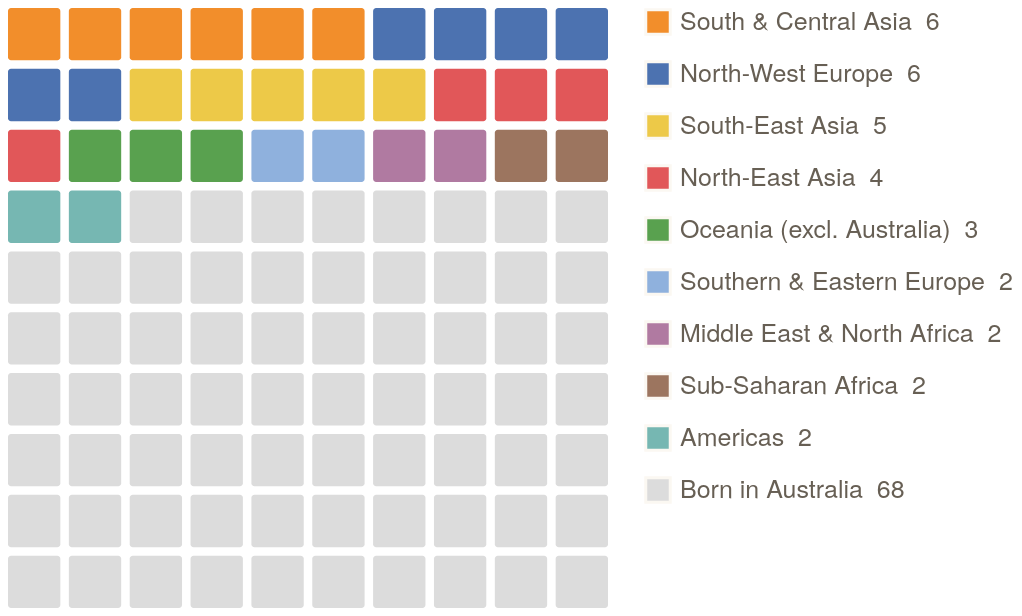

Express this chart as Vega-Lite.
### Vega-Lite specification from a JSON file in a GitHub repository (floating-point values rounded to 4 significant figures)
{"$schema": "https://vega.github.io/schema/vega-lite/v5.json", "config": {"background": null, "font": "IBM Plex Sans, Helvetica Neue, Arial, sans-serif", "padding": 4, "view": {"stroke": null}, "axis": {"labelColor": "#675f54", "titleColor": "#675f54", "gridColor": "#d8cfbf", "domainColor": "#d8cfbf", "tickColor": "#d8cfbf", "labelFont": "IBM Plex Sans, Helvetica Neue, Arial, sans-serif", "labelFontSize": 11, "titleFont": "IBM Plex Sans, Helvetica Neue, Arial, sans-serif", "titleFontWeight": 500, "titleFontSize": 11.5}, "legend": {"labelColor": "#675f54", "titleColor": "#25221d", "labelFont": "IBM Plex Sans, Helvetica Neue, Arial, sans-serif", "titleFont": "IBM Plex Sans, Helvetica Neue, Arial, sans-serif", "titleFontWeight": 600, "labelFontSize": 12, "titleFontSize": 12, "symbolStrokeColor": "#fbf8f2"}, "text": {"color": "#25221d", "font": "IBM Plex Sans, Helvetica Neue, Arial, sans-serif"}, "tooltipFormat": {"numberFormat": ",.0f"}}, "width": 300, "height": 300, "data": {"values": [{"region": "South & Central Asia", "n": 1746360, "pct": 6.3, "label": "Born in South & Central Asia", "i": 0, "col": 0, "row": 0}, {"region": "South & Central Asia", "n": 1746360, "pct": 6.3, "label": "Born in South & Central Asia", "i": 1, "col": 1, "row": 0}, {"region": "South & Central Asia", "n": 1746360, "pct": 6.3, "label": "Born in South & Central Asia", "i": 2, "col": 2, "row": 0}, {"region": "South & Central Asia", "n": 1746360, "pct": 6.3, "label": "Born in South & Central Asia", "i": 3, "col": 3, "row": 0}, {"region": "South & Central Asia", "n": 1746360, "pct": 6.3, "label": "Born in South & Central Asia", "i": 4, "col": 4, "row": 0}, {"region": "South & Central Asia", "n": 1746360, "pct": 6.3, "label": "Born in South & Central Asia", "i": 5, "col": 5, "row": 0}, {"region": "North-West Europe", "n": 1548800, "pct": 5.6, "label": "Born in North-West Europe", "i": 6, "col": 6, "row": 0}, {"region": "North-West Europe", "n": 1548800, "pct": 5.6, "label": "Born in North-West Europe", "i": 7, "col": 7, "row": 0}, {"region": "North-West Europe", "n": 1548800, "pct": 5.6, "label": "Born in North-West Europe", "i": 8, "col": 8, "row": 0}, {"region": "North-West Europe", "n": 1548800, "pct": 5.6, "label": "Born in North-West Europe", "i": 9, "col": 9, "row": 0}, {"region": "North-West Europe", "n": 1548800, "pct": 5.6, "label": "Born in North-West Europe", "i": 10, "col": 0, "row": 1}, {"region": "North-West Europe", "n": 1548800, "pct": 5.6, "label": "Born in North-West Europe", "i": 11, "col": 1, "row": 1}, {"region": "South-East Asia", "n": 1365980, "pct": 4.9, "label": "Born in South-East Asia", "i": 12, "col": 2, "row": 1}, {"region": "South-East Asia", "n": 1365980, "pct": 4.9, "label": "Born in South-East Asia", "i": 13, "col": 3, "row": 1}, {"region": "South-East Asia", "n": 1365980, "pct": 4.9, "label": "Born in South-East Asia", "i": 14, "col": 4, "row": 1}, {"region": "South-East Asia", "n": 1365980, "pct": 4.9, "label": "Born in South-East Asia", "i": 15, "col": 5, "row": 1}, {"region": "South-East Asia", "n": 1365980, "pct": 4.9, "label": "Born in South-East Asia", "i": 16, "col": 6, "row": 1}, {"region": "North-East Asia", "n": 1129440, "pct": 4.1, "label": "Born in North-East Asia", "i": 17, "col": 7, "row": 1}, {"region": "North-East Asia", "n": 1129440, "pct": 4.1, "label": "Born in North-East Asia", "i": 18, "col": 8, "row": 1}, {"region": "North-East Asia", "n": 1129440, "pct": 4.1, "label": "Born in North-East Asia", "i": 19, "col": 9, "row": 1}, {"region": "North-East Asia", "n": 1129440, "pct": 4.1, "label": "Born in North-East Asia", "i": 20, "col": 0, "row": 2}, {"region": "Oceania (excl. Australia)", "n": 866840, "pct": 3.1, "label": "Born in Oceania (excl. Australia)", "i": 21, "col": 1, "row": 2}, {"region": "Oceania (excl. Australia)", "n": 866840, "pct": 3.1, "label": "Born in Oceania (excl. Australia)", "i": 22, "col": 2, "row": 2}, {"region": "Oceania (excl. Australia)", "n": 866840, "pct": 3.1, "label": "Born in Oceania (excl. Australia)", "i": 23, "col": 3, "row": 2}, {"region": "Southern & Eastern Europe", "n": 666600, "pct": 2.4, "label": "Born in Southern & Eastern Europe", "i": 24, "col": 4, "row": 2}, {"region": "Southern & Eastern Europe", "n": 666600, "pct": 2.4, "label": "Born in Southern & Eastern Europe", "i": 25, "col": 5, "row": 2}, {"region": "Middle East & North Africa", "n": 559890, "pct": 2, "label": "Born in Middle East & North Africa", "i": 26, "col": 6, "row": 2}, {"region": "Middle East & North Africa", "n": 559890, "pct": 2, "label": "Born in Middle East & North Africa", "i": 27, "col": 7, "row": 2}, {"region": "Sub-Saharan Africa", "n": 480090, "pct": 1.7, "label": "Born in Sub-Saharan Africa", "i": 28, "col": 8, "row": 2}, {"region": "Sub-Saharan Africa", "n": 480090, "pct": 1.7, "label": "Born in Sub-Saharan Africa", "i": 29, "col": 9, "row": 2}, {"region": "Americas", "n": 469830, "pct": 1.7, "label": "Born in Americas", "i": 30, "col": 0, "row": 3}, {"region": "Americas", "n": 469830, "pct": 1.7, "label": "Born in Americas", "i": 31, "col": 1, "row": 3}, {"region": "Australia", "n": 18779950, "pct": 68, "label": "Born in Australia", "i": 32, "col": 2, "row": 3}, {"region": "Australia", "n": 18779950, "pct": 68, "label": "Born in Australia", "i": 33, "col": 3, "row": 3}, {"region": "Australia", "n": 18779950, "pct": 68, "label": "Born in Australia", "i": 34, "col": 4, "row": 3}, {"region": "Australia", "n": 18779950, "pct": 68, "label": "Born in Australia", "i": 35, "col": 5, "row": 3}, {"region": "Australia", "n": 18779950, "pct": 68, "label": "Born in Australia", "i": 36, "col": 6, "row": 3}, {"region": "Australia", "n": 18779950, "pct": 68, "label": "Born in Australia", "i": 37, "col": 7, "row": 3}, {"region": "Australia", "n": 18779950, "pct": 68, "label": "Born in Australia", "i": 38, "col": 8, "row": 3}, {"region": "Australia", "n": 18779950, "pct": 68, "label": "Born in Australia", "i": 39, "col": 9, "row": 3}, {"region": "Australia", "n": 18779950, "pct": 68, "label": "Born in Australia", "i": 40, "col": 0, "row": 4}, {"region": "Australia", "n": 18779950, "pct": 68, "label": "Born in Australia", "i": 41, "col": 1, "row": 4}, {"region": "Australia", "n": 18779950, "pct": 68, "label": "Born in Australia", "i": 42, "col": 2, "row": 4}, {"region": "Australia", "n": 18779950, "pct": 68, "label": "Born in Australia", "i": 43, "col": 3, "row": 4}, {"region": "Australia", "n": 18779950, "pct": 68, "label": "Born in Australia", "i": 44, "col": 4, "row": 4}, {"region": "Australia", "n": 18779950, "pct": 68, "label": "Born in Australia", "i": 45, "col": 5, "row": 4}, {"region": "Australia", "n": 18779950, "pct": 68, "label": "Born in Australia", "i": 46, "col": 6, "row": 4}, {"region": "Australia", "n": 18779950, "pct": 68, "label": "Born in Australia", "i": 47, "col": 7, "row": 4}, {"region": "Australia", "n": 18779950, "pct": 68, "label": "Born in Australia", "i": 48, "col": 8, "row": 4}, {"region": "Australia", "n": 18779950, "pct": 68, "label": "Born in Australia", "i": 49, "col": 9, "row": 4}, {"region": "Australia", "n": 18779950, "pct": 68, "label": "Born in Australia", "i": 50, "col": 0, "row": 5}, {"region": "Australia", "n": 18779950, "pct": 68, "label": "Born in Australia", "i": 51, "col": 1, "row": 5}, {"region": "Australia", "n": 18779950, "pct": 68, "label": "Born in Australia", "i": 52, "col": 2, "row": 5}, {"region": "Australia", "n": 18779950, "pct": 68, "label": "Born in Australia", "i": 53, "col": 3, "row": 5}, {"region": "Australia", "n": 18779950, "pct": 68, "label": "Born in Australia", "i": 54, "col": 4, "row": 5}, {"region": "Australia", "n": 18779950, "pct": 68, "label": "Born in Australia", "i": 55, "col": 5, "row": 5}, {"region": "Australia", "n": 18779950, "pct": 68, "label": "Born in Australia", "i": 56, "col": 6, "row": 5}, {"region": "Australia", "n": 18779950, "pct": 68, "label": "Born in Australia", "i": 57, "col": 7, "row": 5}, {"region": "Australia", "n": 18779950, "pct": 68, "label": "Born in Australia", "i": 58, "col": 8, "row": 5}, {"region": "Australia", "n": 18779950, "pct": 68, "label": "Born in Australia", "i": 59, "col": 9, "row": 5}, {"region": "Australia", "n": 18779950, "pct": 68, "label": "Born in Australia", "i": 60, "col": 0, "row": 6}, {"region": "Australia", "n": 18779950, "pct": 68, "label": "Born in Australia", "i": 61, "col": 1, "row": 6}, {"region": "Australia", "n": 18779950, "pct": 68, "label": "Born in Australia", "i": 62, "col": 2, "row": 6}, {"region": "Australia", "n": 18779950, "pct": 68, "label": "Born in Australia", "i": 63, "col": 3, "row": 6}, {"region": "Australia", "n": 18779950, "pct": 68, "label": "Born in Australia", "i": 64, "col": 4, "row": 6}, {"region": "Australia", "n": 18779950, "pct": 68, "label": "Born in Australia", "i": 65, "col": 5, "row": 6}, {"region": "Australia", "n": 18779950, "pct": 68, "label": "Born in Australia", "i": 66, "col": 6, "row": 6}, {"region": "Australia", "n": 18779950, "pct": 68, "label": "Born in Australia", "i": 67, "col": 7, "row": 6}, {"region": "Australia", "n": 18779950, "pct": 68, "label": "Born in Australia", "i": 68, "col": 8, "row": 6}, {"region": "Australia", "n": 18779950, "pct": 68, "label": "Born in Australia", "i": 69, "col": 9, "row": 6}, {"region": "Australia", "n": 18779950, "pct": 68, "label": "Born in Australia", "i": 70, "col": 0, "row": 7}, {"region": "Australia", "n": 18779950, "pct": 68, "label": "Born in Australia", "i": 71, "col": 1, "row": 7}, {"region": "Australia", "n": 18779950, "pct": 68, "label": "Born in Australia", "i": 72, "col": 2, "row": 7}, {"region": "Australia", "n": 18779950, "pct": 68, "label": "Born in Australia", "i": 73, "col": 3, "row": 7}, {"region": "Australia", "n": 18779950, "pct": 68, "label": "Born in Australia", "i": 74, "col": 4, "row": 7}, {"region": "Australia", "n": 18779950, "pct": 68, "label": "Born in Australia", "i": 75, "col": 5, "row": 7}, {"region": "Australia", "n": 18779950, "pct": 68, "label": "Born in Australia", "i": 76, "col": 6, "row": 7}, {"region": "Australia", "n": 18779950, "pct": 68, "label": "Born in Australia", "i": 77, "col": 7, "row": 7}, {"region": "Australia", "n": 18779950, "pct": 68, "label": "Born in Australia", "i": 78, "col": 8, "row": 7}, {"region": "Australia", "n": 18779950, "pct": 68, "label": "Born in Australia", "i": 79, "col": 9, "row": 7}, {"region": "Australia", "n": 18779950, "pct": 68, "label": "Born in Australia", "i": 80, "col": 0, "row": 8}, {"region": "Australia", "n": 18779950, "pct": 68, "label": "Born in Australia", "i": 81, "col": 1, "row": 8}, {"region": "Australia", "n": 18779950, "pct": 68, "label": "Born in Australia", "i": 82, "col": 2, "row": 8}, {"region": "Australia", "n": 18779950, "pct": 68, "label": "Born in Australia", "i": 83, "col": 3, "row": 8}, {"region": "Australia", "n": 18779950, "pct": 68, "label": "Born in Australia", "i": 84, "col": 4, "row": 8}, {"region": "Australia", "n": 18779950, "pct": 68, "label": "Born in Australia", "i": 85, "col": 5, "row": 8}, {"region": "Australia", "n": 18779950, "pct": 68, "label": "Born in Australia", "i": 86, "col": 6, "row": 8}, {"region": "Australia", "n": 18779950, "pct": 68, "label": "Born in Australia", "i": 87, "col": 7, "row": 8}, {"region": "Australia", "n": 18779950, "pct": 68, "label": "Born in Australia", "i": 88, "col": 8, "row": 8}, {"region": "Australia", "n": 18779950, "pct": 68, "label": "Born in Australia", "i": 89, "col": 9, "row": 8}, {"region": "Australia", "n": 18779950, "pct": 68, "label": "Born in Australia", "i": 90, "col": 0, "row": 9}, {"region": "Australia", "n": 18779950, "pct": 68, "label": "Born in Australia", "i": 91, "col": 1, "row": 9}, {"region": "Australia", "n": 18779950, "pct": 68, "label": "Born in Australia", "i": 92, "col": 2, "row": 9}, {"region": "Australia", "n": 18779950, "pct": 68, "label": "Born in Australia", "i": 93, "col": 3, "row": 9}, {"region": "Australia", "n": 18779950, "pct": 68, "label": "Born in Australia", "i": 94, "col": 4, "row": 9}, {"region": "Australia", "n": 18779950, "pct": 68, "label": "Born in Australia", "i": 95, "col": 5, "row": 9}, {"region": "Australia", "n": 18779950, "pct": 68, "label": "Born in Australia", "i": 96, "col": 6, "row": 9}, {"region": "Australia", "n": 18779950, "pct": 68, "label": "Born in Australia", "i": 97, "col": 7, "row": 9}, {"region": "Australia", "n": 18779950, "pct": 68, "label": "Born in Australia", "i": 98, "col": 8, "row": 9}, {"region": "Australia", "n": 18779950, "pct": 68, "label": "Born in Australia", "i": 99, "col": 9, "row": 9}]}, "params": [{"name": "wr", "select": {"type": "point", "fields": ["region"], "on": "pointerover", "clear": "pointerout"}, "bind": "legend"}], "mark": {"type": "rect", "cornerRadius": 1.5, "cursor": "pointer"}, "encoding": {"x": {"field": "col", "type": "ordinal", "axis": null, "scale": {"paddingInner": 0.14, "paddingOuter": 0}}, "y": {"field": "row", "type": "ordinal", "axis": null, "scale": {"paddingInner": 0.14, "paddingOuter": 0}}, "color": {"field": "region", "type": "nominal", "scale": {"domain": ["South & Central Asia", "North-West Europe", "South-East Asia", "North-East Asia", "Oceania (excl. Australia)", "Southern & Eastern Europe", "Middle East & North Africa", "Sub-Saharan Africa", "Americas", "Australia"], "range": ["#f28e2b", "#4c72b0", "#edc948", "#e15759", "#59a14f", "#8fb1dd", "#b07aa1", "#9c755f", "#76b7b2", "#dcdcdc"]}, "legend": {"title": null, "orient": "right", "columns": 1, "symbolType": "square", "symbolSize": 150, "labelFontSize": 12.5, "labelLimit": 220, "rowPadding": 6, "labelExpr": "{\"South & Central Asia\":\"South & Central Asia  6\",\"North-West Europe\":\"North-West Europe  6\",\"South-East Asia\":\"South-East Asia  5\",\"North-East Asia\":\"North-East Asia  4\",\"Oceania (excl. Australia)\":\"Oceania (excl. Australia)  3\",\"Southern & Eastern Europe\":\"Southern & Eastern Europe  2\",\"Middle East & North Africa\":\"Middle East & North Africa  2\",\"Sub-Saharan Africa\":\"Sub-Saharan Africa  2\",\"Americas\":\"Americas  2\",\"Australia\":\"Born in Australia  68\"}[datum.label]"}}, "opacity": {"condition": {"param": "wr", "value": 1}, "value": 0.25}, "tooltip": [{"field": "label", "title": "Group"}, {"field": "pct", "title": "% of all residents", "format": ".1f"}, {"field": "n", "title": "Residents, 30 June 2025", "format": ","}]}}
